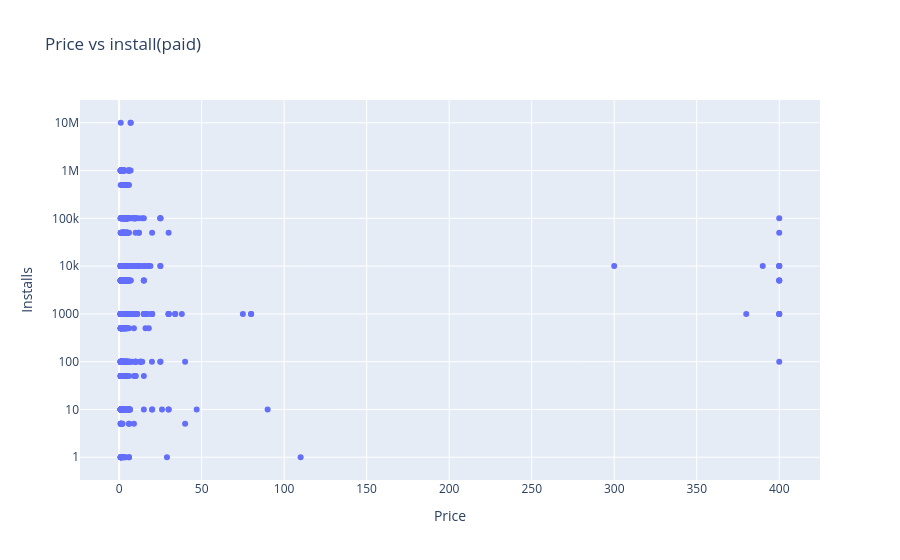

The notebook cell this image was saved under:
### Code cell
paid_apps=playstore_df[playstore_df["Price"]>0]
fig=px.scatter(
    paid_apps,
    x="Price",
    y="Installs",
    log_y=True,
    title="Price vs install(paid)")
fig.show()

### Figure 1 — Plotly figure (JSON) as saved in the notebook; plotly's stock layout.template omitted (floating-point values rounded to 4 significant figures; data arrays with more than 128 entries replaced by an {"elided": "..."} marker saying what was removed)
{"data": [{"hovertemplate": "Price=%{x}<br>Installs=%{y}<extra></extra>", "legendgroup": "", "marker": {"color": "#636efa", "symbol": "circle"}, "mode": "markers", "name": "", "orientation": "v", "showlegend": false, "type": "scatter", "x": {"elided": "800 float values"}, "xaxis": "x", "y": {"elided": "800 int values"}, "yaxis": "y"}], "layout": {"legend": {"tracegroupgap": 0}, "title": {"text": "Price vs install(paid)"}, "xaxis": {"anchor": "y", "domain": [0, 1], "title": {"text": "Price"}}, "yaxis": {"anchor": "x", "domain": [0, 1], "title": {"text": "Installs"}, "type": "log"}}}
